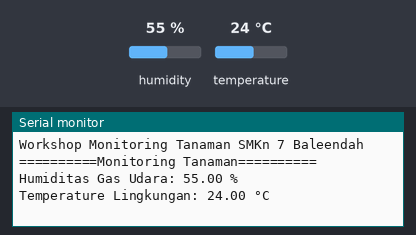
This sketch was run on a simulated Arduino Uno, built with avr-gcc and run on an emulated ATmega328P. Shown: the last lines printed to the serial monitor. Inputs (shaded band) come from the test bench; at power-on: humidity 55 %, temperature 24 °C.

Above: at 3.2 s.
3.3 s: humidity set to 22 %
At 4.7 s:
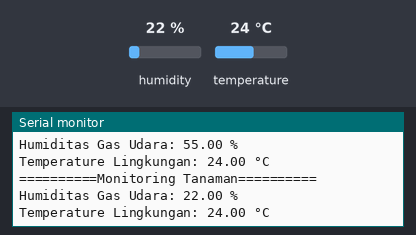
6.0 s: temperature set to 12 °C
At 7.2 s:
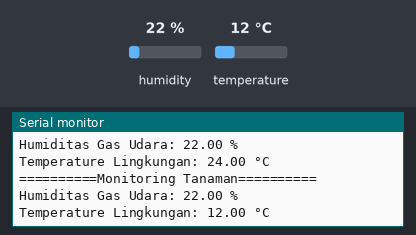
8.7 s: humidity set to 40 %
At 11.0 s:
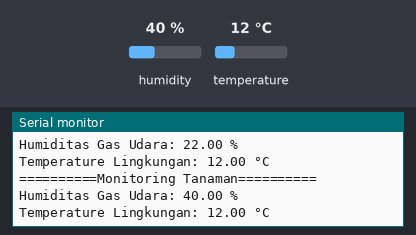
Timing chart, 0 to 12.5 s (numbered marks = the images above; inputs shaded):
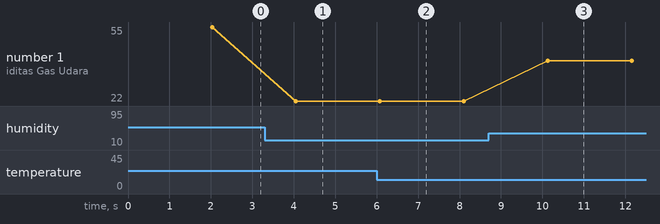

Measured:
- after the input at 3.3 s, the serial monitor: prints a new line after 0.75 s (image 1)
- after the input at 6.0 s, the serial monitor: prints a new line after 0.08 s (image 2)
- after the input at 8.7 s, the serial monitor: prints a new line after 1.4 s (image 3)
- plotted number 1: 55 → 22 after the input at 3.3 s, 22 → 40 after the input at 8.7 s

The sketch:

sketch_jan24c.ino
```cpp
#include "DHT.h"
#define DHTPIN 4
#define DHTTYPE DHT11
DHT dht(DHTPIN, DHTTYPE);

void setup() {
  Serial.begin(115200);
  delay(2000);
  Serial.print("Workshop Monitoring Tanaman SMKn 7 Baleendah\n");
  dht.begin();
}

void loop() {
  float t = dht.readTemperature();
  float h = dht.readHumidity();
  if(isnan(h) || isnan(t)) {
    Serial.println("Sensor Tidak Terbaca!");
    return;
  }
  Serial.print("==========Monitoring Tanaman==========\n");
  Serial.print("Humiditas Gas Udara: ");
  Serial.print(h);
  Serial.println(" %");
  Serial.print("Temperature Lingkungan: ");
  Serial.print(t);
  Serial.println(" °C");
  delay(2000);
}
```
